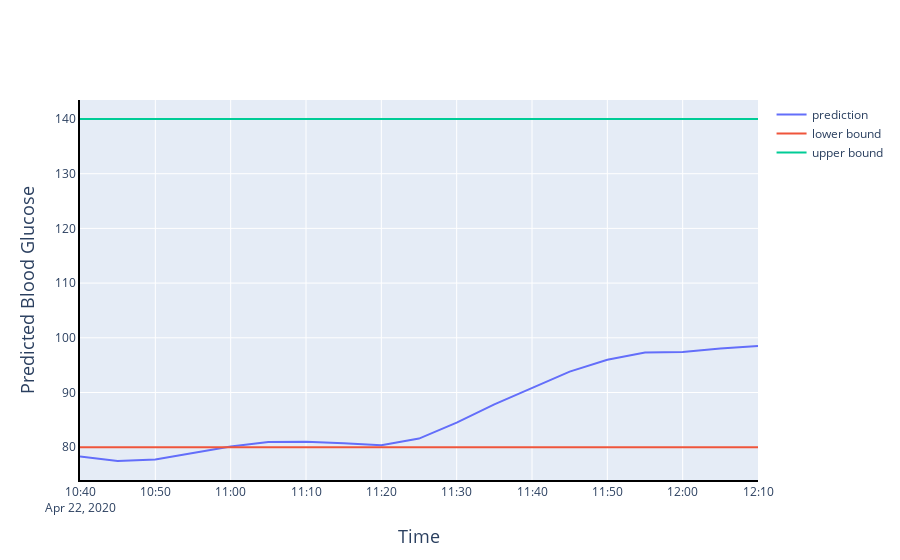

Notebook code for this chart:
### Code cell
fig = go.Figure()
fig.add_trace(
    go.Scatter(
        x=y_ind,
        y=ypred,
        mode='lines',
        name='prediction')
    )
fig.add_trace(
    go.Scatter(
        x=y_ind,
        y=np.ones(len(y_ind))*patient.target_range[0],
        mode='lines',
        name='lower bound')
    )
fig.add_trace(
    go.Scatter(
        x=y_ind,
        y=np.ones(len(y_ind))*patient.target_range[1],
        mode='lines',
        name='upper bound')
    )
fig.update_xaxes(
    title_text='Time',
    title_font=dict(size=18),
    showline=True, 
    linewidth=2, 
    linecolor='black')
fig.update_yaxes(
    title_text='Predicted Blood Glucose', 
    title_font=dict(size=18),
    showline=True, 
    linewidth=2, 
    linecolor='black')
fig.show()

### Figure 1 — Plotly figure (JSON) as saved in the notebook; plotly's stock layout.template omitted (floating-point values rounded to 4 significant figures)
{"data": [{"mode": "lines", "name": "prediction", "type": "scatter", "x": ["2020-04-22T10:40:00", "2020-04-22T10:45:00", "2020-04-22T10:50:00", "2020-04-22T10:55:00", "2020-04-22T11:00:00", "2020-04-22T11:05:00", "2020-04-22T11:10:00", "2020-04-22T11:15:00", "2020-04-22T11:20:00", "2020-04-22T11:25:00", "2020-04-22T11:30:00", "2020-04-22T11:35:00", "2020-04-22T11:40:00", "2020-04-22T11:45:00", "2020-04-22T11:50:00", "2020-04-22T11:55:00", "2020-04-22T12:00:00", "2020-04-22T12:05:00", "2020-04-22T12:10:00"], "y": [78.29, 77.48, 77.74, 78.88, 80.12, 80.93, 81.01, 80.74, 80.36, 81.57, 84.48, 87.82, 90.81, 93.82, 96.0, 97.32, 97.39, 98.04, 98.49]}, {"mode": "lines", "name": "lower bound", "type": "scatter", "x": ["2020-04-22T10:40:00", "2020-04-22T10:45:00", "2020-04-22T10:50:00", "2020-04-22T10:55:00", "2020-04-22T11:00:00", "2020-04-22T11:05:00", "2020-04-22T11:10:00", "2020-04-22T11:15:00", "2020-04-22T11:20:00", "2020-04-22T11:25:00", "2020-04-22T11:30:00", "2020-04-22T11:35:00", "2020-04-22T11:40:00", "2020-04-22T11:45:00", "2020-04-22T11:50:00", "2020-04-22T11:55:00", "2020-04-22T12:00:00", "2020-04-22T12:05:00", "2020-04-22T12:10:00"], "y": [80, 80, 80, 80, 80, 80, 80, 80, 80, 80, 80, 80, 80, 80, 80, 80, 80, 80, 80]}, {"mode": "lines", "name": "upper bound", "type": "scatter", "x": ["2020-04-22T10:40:00", "2020-04-22T10:45:00", "2020-04-22T10:50:00", "2020-04-22T10:55:00", "2020-04-22T11:00:00", "2020-04-22T11:05:00", "2020-04-22T11:10:00", "2020-04-22T11:15:00", "2020-04-22T11:20:00", "2020-04-22T11:25:00", "2020-04-22T11:30:00", "2020-04-22T11:35:00", "2020-04-22T11:40:00", "2020-04-22T11:45:00", "2020-04-22T11:50:00", "2020-04-22T11:55:00", "2020-04-22T12:00:00", "2020-04-22T12:05:00", "2020-04-22T12:10:00"], "y": [140, 140, 140, 140, 140, 140, 140, 140, 140, 140, 140, 140, 140, 140, 140, 140, 140, 140, 140]}], "layout": {"xaxis": {"linecolor": "black", "linewidth": 2, "showline": true, "title": {"font": {"size": 18}, "text": "Time"}}, "yaxis": {"linecolor": "black", "linewidth": 2, "showline": true, "title": {"font": {"size": 18}, "text": "Predicted Blood Glucose"}}}}
